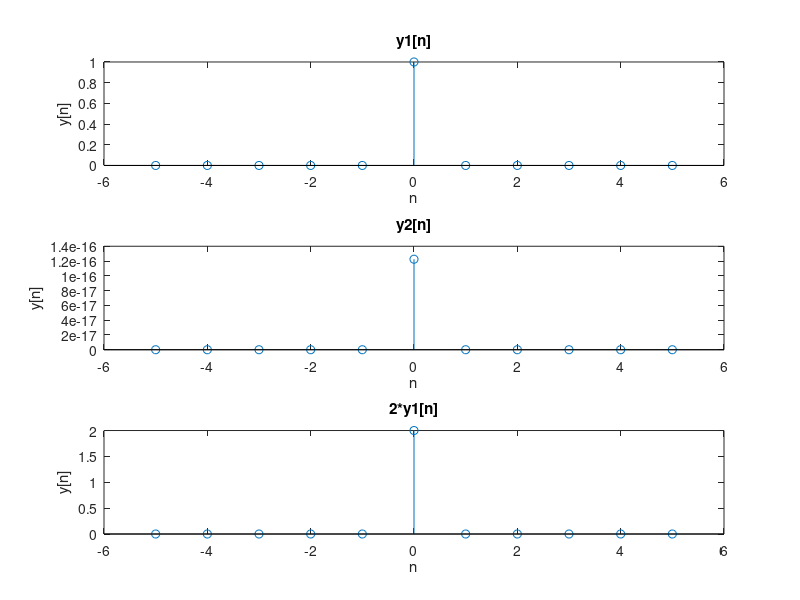

Reproduce this figure in MATLAB.
n = -5 : 5;
x1 = 1 * gauspuls(n);

x2 = 2 * gauspuls(n);

y1 = sin((pi / 2) * x1);
subplot(3, 1, 1);
stem(n, y1);
title("y1[n]");
xlabel("n")
ylabel("y[n]");

y2 = sin((pi / 2) * x2);
subplot(3, 1, 2);
stem(n, y2);
title("y2[n]");
xlabel("n")
ylabel("y[n]");

y1_2 = 2 * y1;
subplot(3, 1, 3);
stem(n, y1_2);
title("2*y1[n]");
xlabel("n")
ylabel("y[n]");


